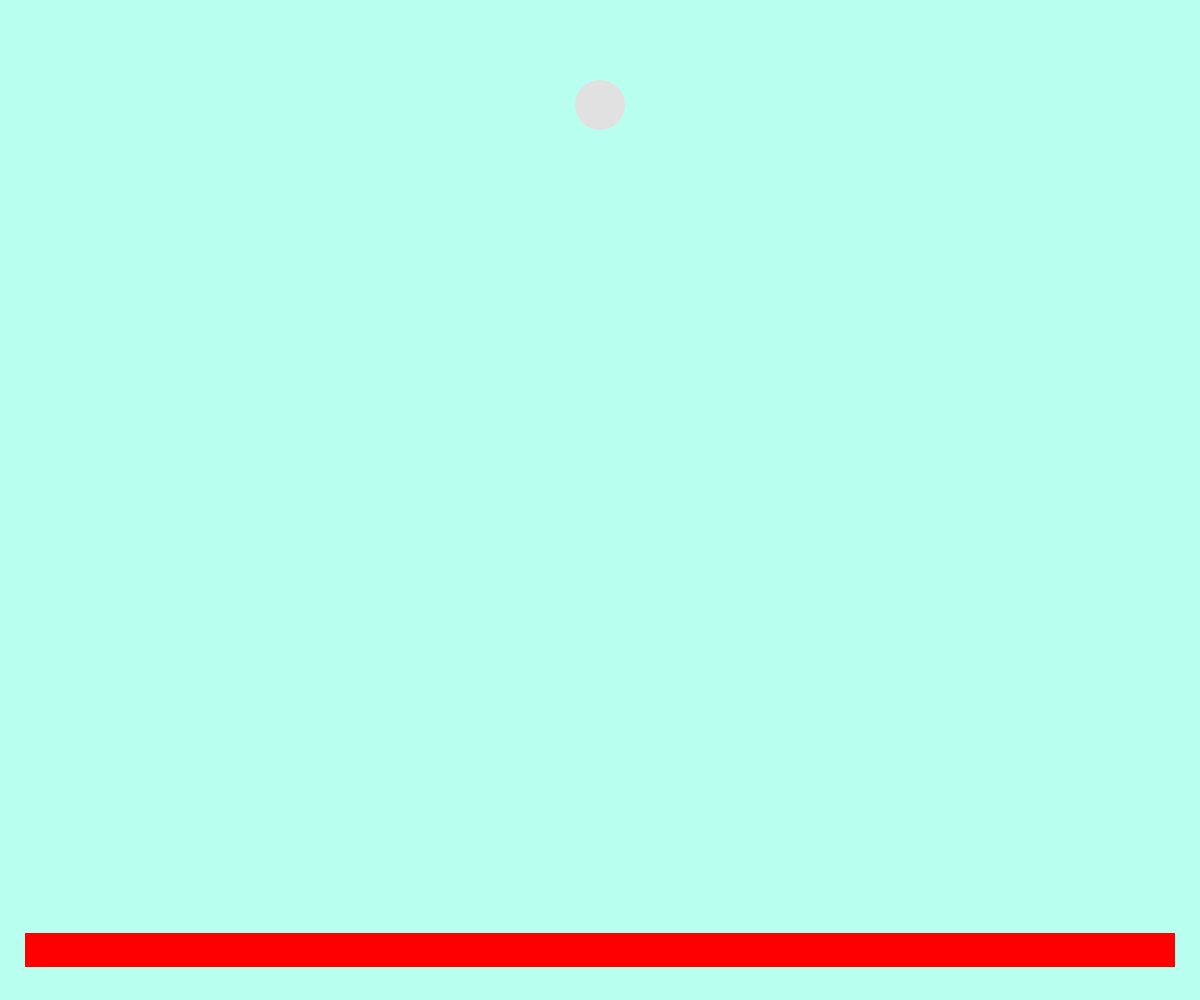
Frame 1 (no input)
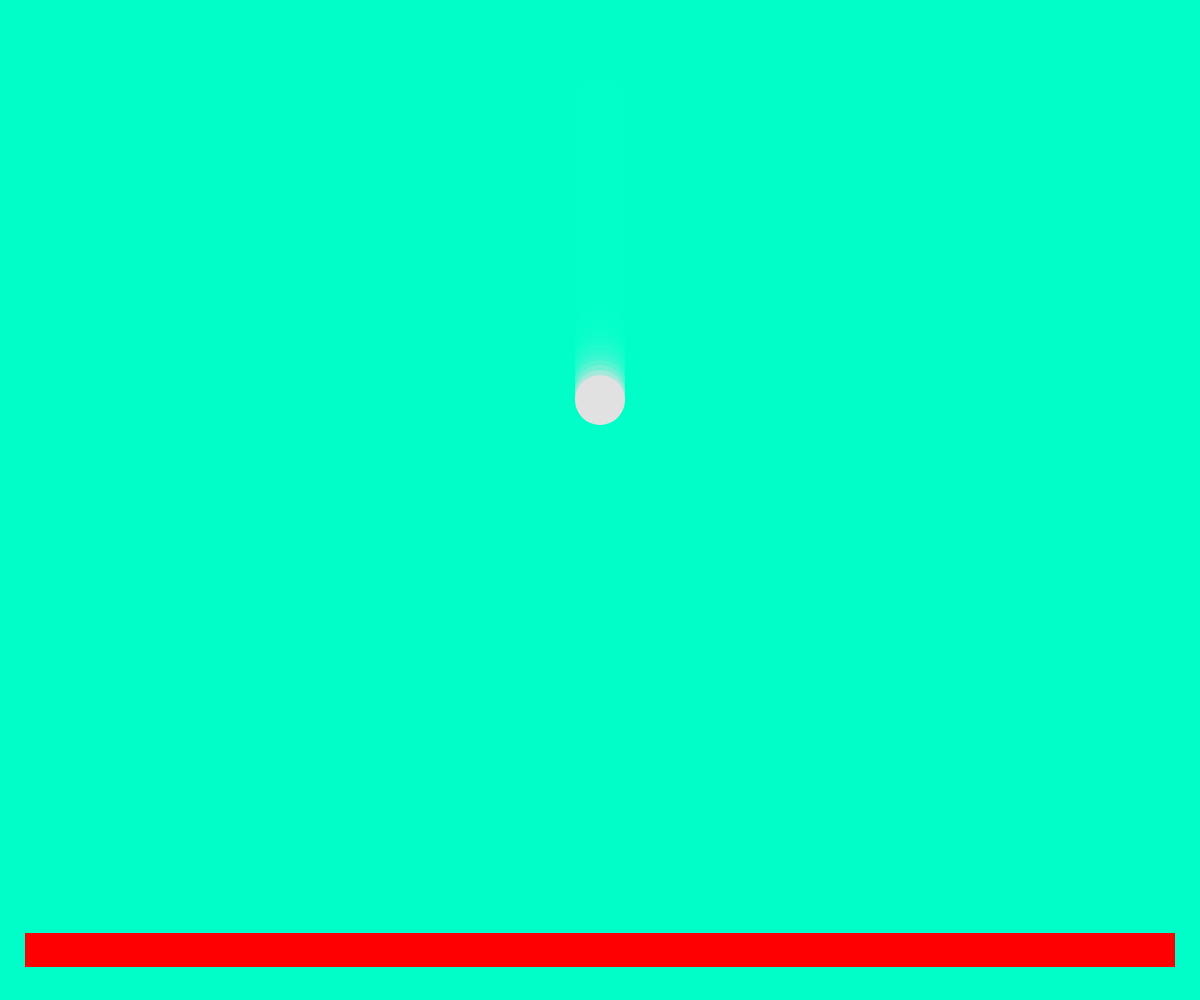
Frame 60 (no input)
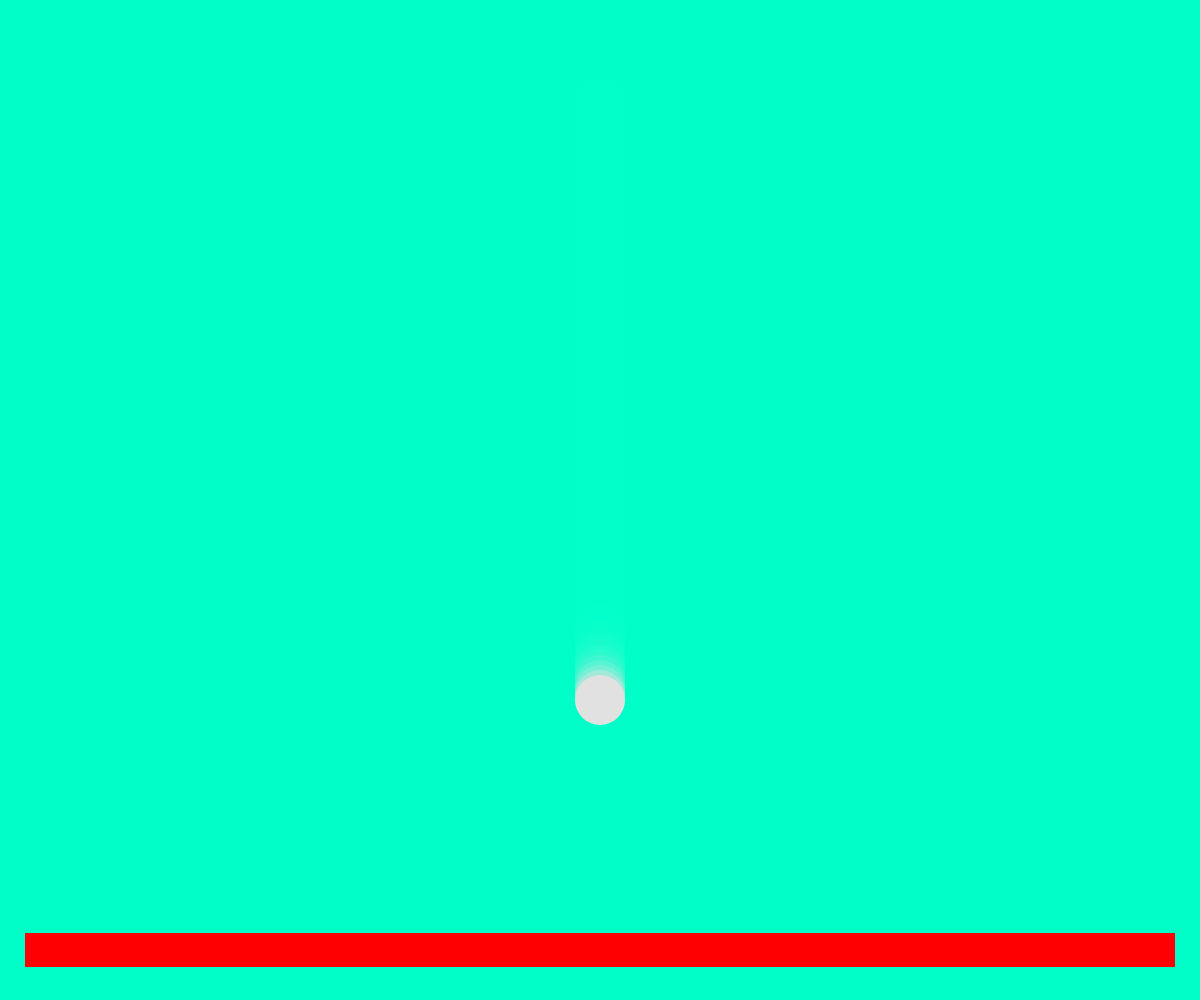
Frame 120 (the mouse pressed at the canvas centre since frame 60)

The p5.js sketch that drew these frames (run headless with seeded random() and noise() and a simulated clock; from frame 60 on, the mouse is pressed at the canvas centre):

// p5.js sketch
// ── sketch.js
let posX, posY, diam, rad;
let esp = 34;
let margen = 50;
let piso;
let velY = 5;

function setup() {
  createCanvas(windowWidth, windowHeight);
  posX = windowWidth / 2;
  posY = 100;
  rectMode(CENTER);
  piso = windowHeight - margen - esp / 2;
  diam = 50;
  rad = diam / 2;
}

function draw() {
  background(0, 255, 200, 70);
  noStroke();
  posY += velY;
  if (posY > piso - rad) {
    velY *= -1;
  }
  if (posY) fill(225);
  circle(posX, posY, 50);
  fill(255, 0, 0);
  rect(windowWidth / 2, windowHeight - 50, windowWidth - 50, esp);
}
